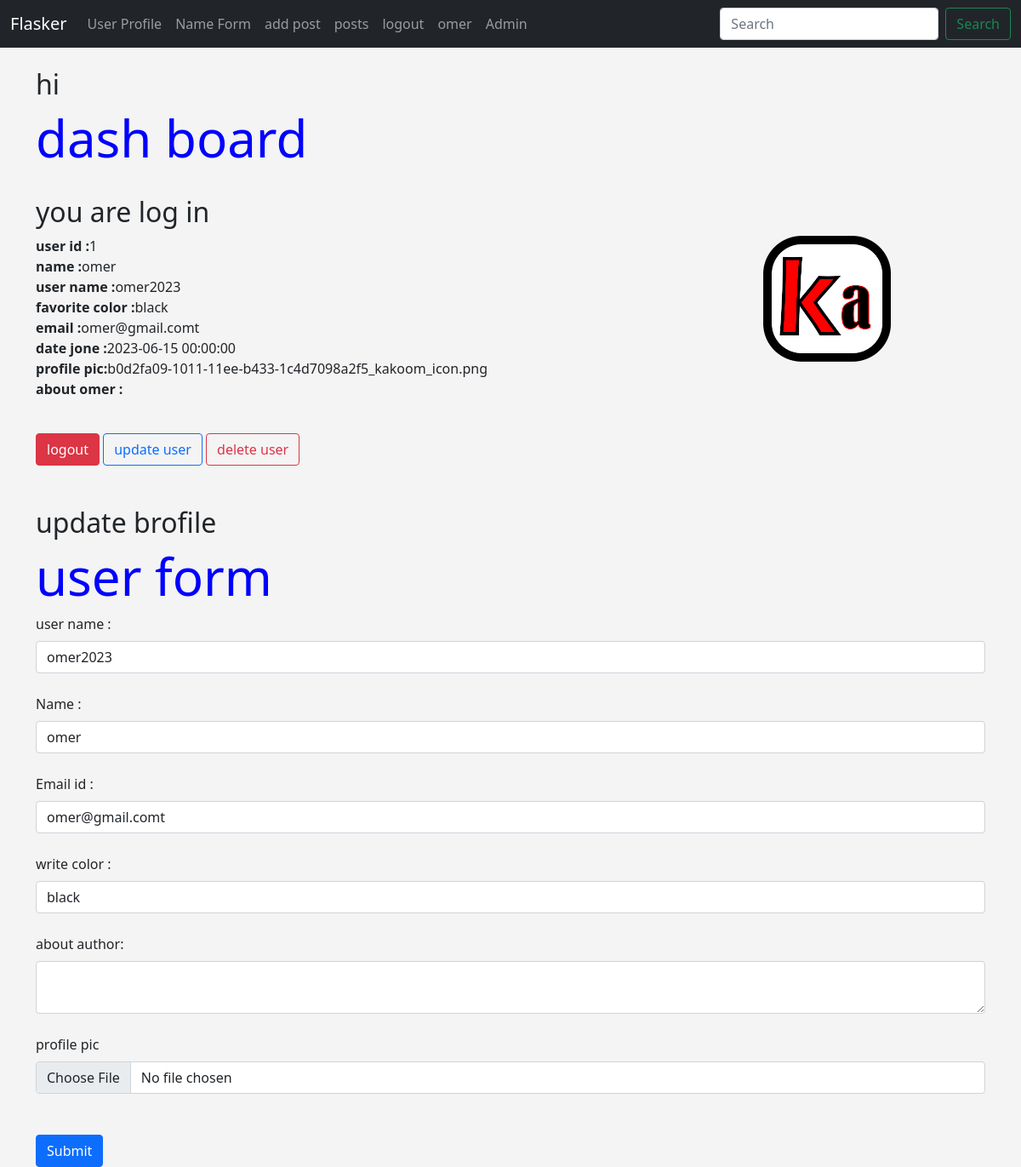
The page /dashboard (signed in) on the database its author committed.
### hello.py (models this page shows, shortened)
class User(db.Model,UserMixin):
    __tablename__='user'
    id=db.Column(db.Integer,primary_key=True)
    user_name=db.Column(db.String(300),nullable=False,unique=True)
    name=db.Column(db.String(300),nullable=False)
    email=db.Column(db.String(300),nullable=False,unique=True)
    favorite_color=db.Column(db.String(120))
    about_author=db.Column(db.Text(500))
    date_added=db.Column(db.DateTime,default=date.today())
    password_hash=db.Column(db.String,nullable=False)
    profile_pic=db.Column(db.String,nullable=True)
    posts=db.relationship('Posts',backref='poster')
    @property
    def password(self):
        raise AttributeError('password is not a readable attribute !')

### hello.py (the view)
@app.route('/dashboard',methods=['POST','GET'])
@login_required
def dashboard():
    form = User_Form()
    id=current_user.id
    name_to_update = User.query.get_or_404(id)
    if request.method == 'POST':
        name_to_update.user_name = request.form['user_name']
        name_to_update.name = request.form['name']
        name_to_update.email = request.form['email']
        name_to_update.favorite_color = request.form['favorite_color']
        name_to_update.about_author=request.form['about_author']
        if request.files['profile_pic']:
            name_to_update.profile_pic = request.files['profile_pic']
            pic_filename=secure_filename(name_to_update.profile_pic.filename)
            pic_name=str(uuid.uuid1())+'_'+pic_filename
            saver=request.files['profile_pic']
            name_to_update.profile_pic=pic_name
            try:
                db.session.commit()
                saver.save(os.path.join(app.config['UPLOAD_FOLDER'], pic_name))
                flash('User update successfully')
                return redirect(url_for("added_user"))
            except:
                flash('error somthing went roung plese tay agine letter')
                return render_template('dashboard.html', form=form, name_to_update=name_to_update)
        else:
            db.session.commit()
            flash('User update successfully')
            return redirect(url_for("added_user"))
    else:
        return render_template('dashboard.html', form=form, name_to_update=name_to_update, user_id=id)

### web_form.py
class User_Form(FlaskForm):
    user_name=StringField(label='user name :',validators=[DataRequired()])
    name=StringField(label='Name :',validators=[DataRequired()])
    email=StringField(label='Email id :',validators=[DataRequired()])
    password=PasswordField(label='password',validators=[DataRequired(),EqualTo('password_2',message='password most match !!')])
    password_2=PasswordField(label='confirm password',validators=[DataRequired(),])
    favorite_color=StringField(label='write color :')
    about_author=TextAreaField(label='about author:')
    profile_pic=FileField(label='profile pic')
    submit=SubmitField(label='Submit')

class Search_Form(FlaskForm):
    searched=StringField(label='searched',validators=[DataRequired(),])
    submit=SubmitField(label='Submit')

### hello.py (called while the page is built)
@login_manger.user_loader
def load_user(user_id):
    return User.query.get(int(user_id))

@app.context_processor
def base():
    form=Search_Form()
    return dict(form=form)

### templates/dashboard.html (shortened to what this page needs)
{% extends 'base.html' %}
{% block content %}
<h2>hi {{user_session}}</h2>
<h1>dash board</h1>
<br>
<h2>you are log in </h2>
<div class="contener">
    <div class="row">
        <div class="col-9">
            <p>
                <strong>user id :</strong>{{current_user.id}}<br>
                <strong>name :</strong>{{current_user.name}}<br>
                <strong>user name :</strong>{{current_user.user_name}}<br>
                <strong>favorite color :</strong>{{current_user.favorite_color}}<br>
                <strong>email :</strong>{{current_user.email}}<br>
                <strong>date jone :</strong>{{current_user.date_added}}<br>
                <strong>profile pic:</strong>{{current_user.profile_pic}}<br>
                <strong>about {{current_user.name}} :</strong>{{current_user.about_author}}<br>
            </p>
            <br>
            <a href="{{url_for('logout')}}" class="btn btn-danger">logout</a>
            <a href="{{url_for('update',id=current_user.id)}}" class="btn btn-outline-primary">update user</a>
            <a href="{{url_for('delete',id=current_user.id)}}" class="btn btn-outline-danger"> delete user </a>
        </div>
        <div class="col-2">
            {% if current_user.profile_pic %}
            <img src="{{url_for('static',filename='img/'+current_user.profile_pic)}}" alt="profile pactior"
                name="profile" width="150" height="150" title="profile pactior">
            {% else %}
            <img src="{{url_for('static',filename='img/profile.jpg')}}" alt="profile pactior" name="profile" width="150"
                height="150" title="profile pactior">
            {% endif %}
        </div>
    </div>
</div>
<br><br>
<h2>update brofile</h2>
<h1>user form</h1>
<form action="{{url_for('dashboard')}}" method="post" enctype="multipart/form-data">
    {{form.user_name.label(class='form-label')}}
    {{form.user_name(class='form-control',placeholder='jone2020',value=name_to_update.user_name)}}
    <br>
    {{form.name.label(class='form-label')}}
    {{form.name(class='form-control',placeholder='jone',value=name_to_update.name)}}
    <br>
    {{form.email.label(class='form-label')}}
    {{form.email(class='form-control',placeholder='jone@jone.com',value=name_to_update.email)}}
    <br>
    {{form.favorite_color.label(class='form-label')}}
    {{form.favorite_color(class='form-control',value=name_to_update.favorite_color)}}
    <br>
    {{form.about_author.label(class='form-label')}}
    {{form.about_author(class='form-control',value=name_to_update.about_author)}}
    <br>
    {{form.profile_pic.label(class='form-label')}}
    {{form.profile_pic(class='form-control')}}
    <br><br>
    {{form.submit(class='btn btn-primary')}}
</form>
{% endblock %}

### templates/base.html (shortened to what this page needs)
<!doctype html>
<html lang="en">
<head>
    <link href="https://cdn.jsdelivr.net/npm/bootstrap@5.0.2/dist/css/bootstrap.min.css" rel="stylesheet"
>
    <link href="{{url_for('static',filename='css/style.css')}}" rel="stylesheet">
</head>
<body>
    {% include 'navbar.html' %}
    <br>
    <div class="container">
        {% block content %}
        {% endblock %}
    </div>
</body>
</html>

### templates/navbar.html (shortened to what this page needs)
<nav class="navbar navbar-expand-lg navbar-dark bg-dark">
    <div class="container-fluid">
        <a class="navbar-brand" href="{{url_for('index')}}">Flasker</a>
        <div class="collapse navbar-collapse" id="navbarSupportedContent">
            <ul class="navbar-nav me-auto mb-2 mb-lg-0">
                <li class="nav-item">
                    <a class="nav-link" href="{{url_for('user',name='jone')}}">User Profile</a>
                </li>
                <li class="nav-item">
                    <a class="nav-link" href="{{url_for('name')}}">Name Form</a>
                <li class="nav-item">
                    <a class="nav-link" href="{{url_for('add_post')}}">add post</a>
                </li>
                <li class="nav-item">
                    <a class="nav-link" href="{{url_for('posts')}}"> posts</a>
                </li>
                {% if current_user.is_authenticated %}
                <li class="nav-item">
                    <a class="nav-link" href="{{url_for('logout')}}">logout</a>
                </li>
                <li class="nav-item">
                    <a class="nav-link" href="{{url_for('dashboard')}}">{{current_user.name}}</a>
                </li>
                {% if current_user.id == 1 %}
                <li class="nav-item">
                    <a class="nav-link" href="{{url_for('admin')}}">Admin</a>
                </li>
                {% endif %}
                {% endif %}
            </ul>
            <form class="d-flex" method="post" action="{{url_for('search')}}">
                <input class="form-control me-2" name="searched" type="search" placeholder="Search" aria-label="Search">
                <button class="btn btn-outline-success" type="submit">Search</button>
            </form>
        </div>
    </div>
</nav>

### static/css/style.css (style rules this page uses)
h1 { color: blue; font-size: 60px; }
body { background-color: #f4f4f4; }

### rows shown on the page
User: name "omer", id "1", user_name "omer2023", favorite_color "black", email "omer@gmail.comt", date_added "2023-06-15 00:00:00", profile_pic "b0d2fa09-1011-11ee-b433-1c4d7098a2f5_kakoom_icon.png", profile_pic (picture)
